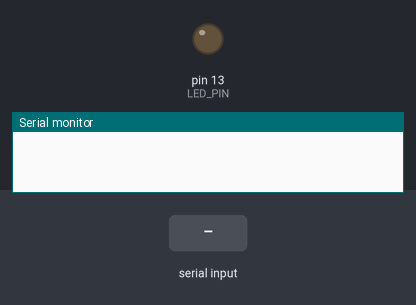
Simulated run of this sketch. Board: Arduino Uno, built with avr-gcc and run on an emulated ATmega328P. Parts: output pins drawn as LEDs (lit = HIGH), the last lines printed to the serial monitor. Inputs (shaded band) come from the test bench.

Above: at 1.2 s.
1.3 s: "LED ON\n" received over Serial
At 2.0 s:
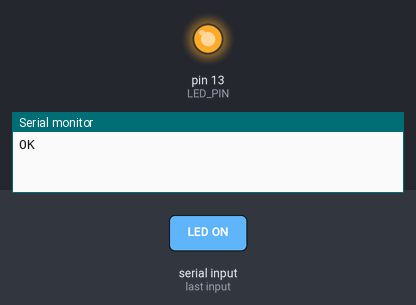
2.8 s: "LED OFF\n" received over Serial
At 3.1 s:
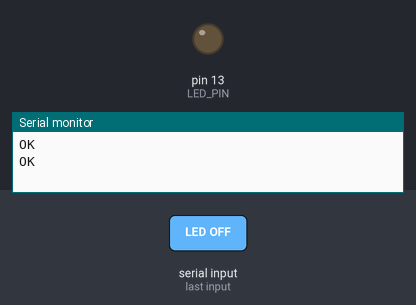
Timing chart, 0 to 5.8 s (numbered marks = the images above; inputs shaded):
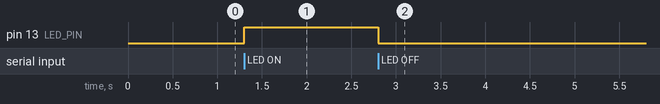

Measured:
- after the input at 1.3 s, pin 13 (LED_PIN): LOW → HIGH at once
- after the input at 2.8 s, pin 13 (LED_PIN): HIGH → LOW at once

The sketch:

spektra_board.ino
```cpp
// SPEKTRA board firmware: Arduino Uno/Nano or ESP32 (Arduino core).
// Wiring (change the pins below to match your board):
//   LED       -> LED_PIN (built-in LED works)
//   LDR       -> LIGHT_PIN through a voltage divider
//   DHT11/22  -> DHT_PIN (needs the "DHT sensor library" by Adafruit)
//
// Protocol (115200 baud, newline-terminated): see core/hardware.py
#include <DHT.h>

#define LED_PIN   LED_BUILTIN
#define LIGHT_PIN A0
#define DHT_PIN   2
#define DHT_TYPE  DHT11

DHT dht(DHT_PIN, DHT_TYPE);

void setup() {
  Serial.begin(115200);
  pinMode(LED_PIN, OUTPUT);
  dht.begin();
}

void loop() {
  if (!Serial.available()) return;
  String cmd = Serial.readStringUntil('\n');
  cmd.trim();
  cmd.toUpperCase();

  if (cmd == "PING") {
    Serial.println("PONG");
  } else if (cmd == "GET TEMP") {
    float t = dht.readTemperature();
    Serial.println(isnan(t) ? "ERR" : String(t, 1));
  } else if (cmd == "GET HUM") {
    float h = dht.readHumidity();
    Serial.println(isnan(h) ? "ERR" : String(h, 1));
  } else if (cmd == "GET LIGHT") {
    Serial.println(analogRead(LIGHT_PIN));
  } else if (cmd == "LED ON") {
    digitalWrite(LED_PIN, HIGH);
    Serial.println("OK");
  } else if (cmd == "LED OFF") {
    digitalWrite(LED_PIN, LOW);
    Serial.println("OK");
  } else {
    Serial.println("ERR");
  }
}
```
